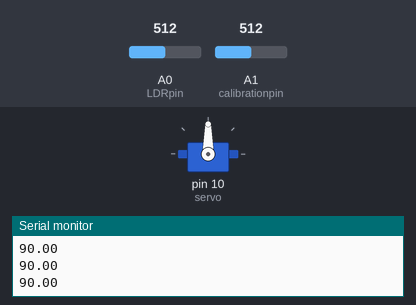
Bench run of a sketch on a simulated Arduino Uno, built with avr-gcc and run on an emulated ATmega328P. Shown: servo, the last lines printed to the serial monitor. Inputs (shaded band) come from the test bench; at power-on: A0 (LDRpin) = 512, A1 (calibrationpin) = 512.

Above: at 3.2 s.
3.3 s: A0 (LDRpin) set to 603
4.8 s: A0 (LDRpin) set to 627
At 5.25 s:
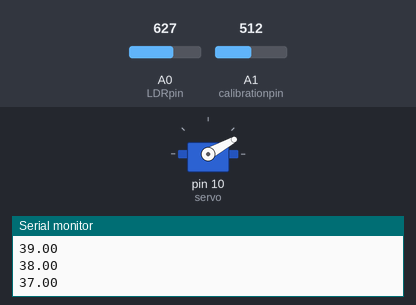
At 6.6 s:
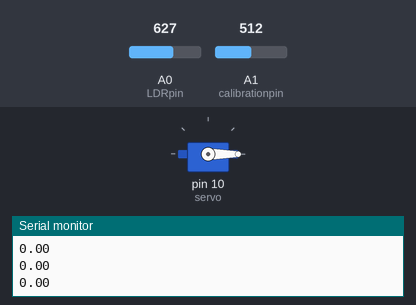
6.9 s: A1 (calibrationpin) set to 712
8.4 s: A1 (calibrationpin) set to 738
At 10.2 s:
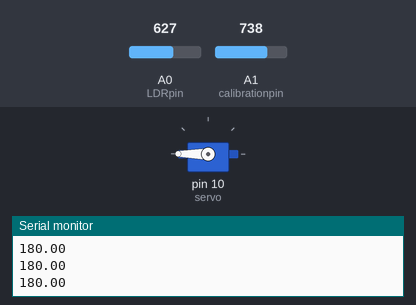
11.4 s: A1 (calibrationpin) set to 545
12.9 s: A1 (calibrationpin) set to 510
At 13.05 s:
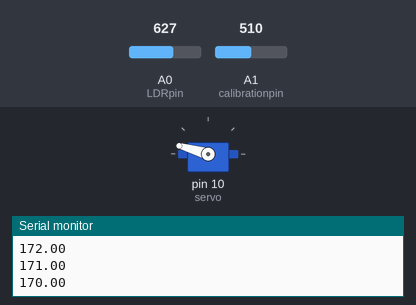
Timing chart, 0 to 15.9 s (numbered marks = the images above; inputs shaded):
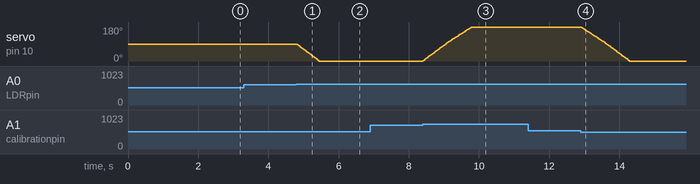

Measured:
- the behaviour switches between 611 and 612 on A0 (LDRpin) (found by bisection; images 0 and 1)
- the behaviour switches between 726 and 727 on A1 (calibrationpin) (found by bisection; images 2 and 3)
- the behaviour switches between 528 and 527 on A1 (calibrationpin) (found by bisection; images 3 and 4)
- after the input at 4.8 s, servo on pin 10 (servo): moves from 90° to 0° over 0.64 s, starting at once
- after the input at 8.4 s, servo on pin 10 (servo): moves from 0° to 180° over 1.4 s, starting at once
- after the input at 12.9 s, servo on pin 10 (servo): moves from 180° to 0° over 1.4 s, starting at once

The sketch:

LDRServoControllr.ino
```cpp
#include <Servo.h>

Servo servo;
int servopin = 10;
int LDRpin = 0;
int calibrationpin = 1;

void setup() {
  servo.attach(10);
  servo.write(90);
  delay(2000);
  Serial.begin(9600);
}

float ang = 90;
void loop() {
  if(Serial){
    Serial.println(ang);
  }
  int LDRvoltage = analogRead(LDRpin);
  int calibrationvoltage = analogRead(calibrationpin);
  ang += (calibrationvoltage - LDRvoltage)/100;
  ang = constrain(ang, 0, 180);
  servo.write(ang);
}
```
